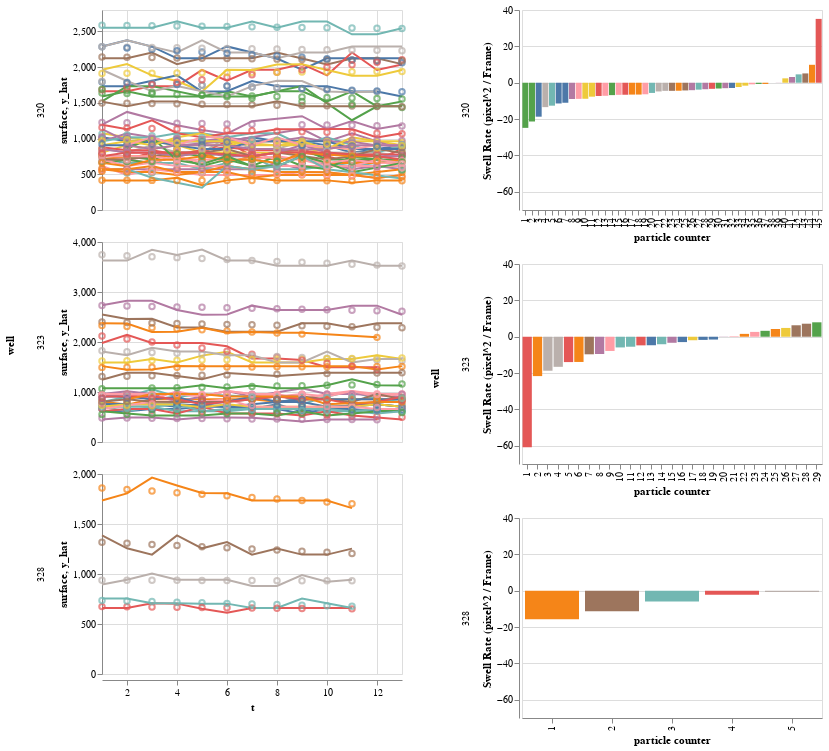

This figure's notebook cell:
### Code cell
# Parameters
memory = slider_memory.value
required_t_steps = slider_min_t_steps.value
max_se = slider_max_se.value
seed = slider_seed.value

# Load data
df = pd.read_csv(folder_path / 'output.csv', sep=';')

# Calculate centers
df['x'] = (df['x2'] + df['x1']) / 2
df['y'] = (df['y2'] + df['y1']) / 2

# Apply particle tracking
df = df.groupby('well').apply(tp.link, search_range=20, memory=memory, t_column='t').reset_index(drop=True)

# Filter for particles that have at least 10 timesteps
df = df[df.groupby(['well','particle'])['t'].transform('count') >= required_t_steps]

if len(df) == 0:
  raise Exception('Warning: no particles are left with these settings')

df = df.groupby(['well','particle']).apply(linear_reg)

# Remove particles with high t_se
df = df[df['param_t_se'] <= max_se]

processing_impact_graph(df)

### Figure 1 — Vega-Lite specification as saved in the notebook (floating-point values rounded to 4 significant figures; data arrays with more than 128 entries replaced by an {"elided": "..."} marker saying what was removed)
{"config": {"view": {"continuousWidth": 400, "continuousHeight": 300}}, "hconcat": [{"data": {"name": "data-e7a738206387b942ea27717630dbc280"}, "facet": {"row": {"type": "quantitative", "field": "well"}}, "spec": {"layer": [{"mark": "line", "encoding": {"color": {"type": "nominal", "field": "particle", "legend": null}, "tooltip": [{"type": "nominal", "field": "particle"}, {"type": "quantitative", "field": "param_t_se"}], "x": {"type": "quantitative", "field": "t"}, "y": {"type": "quantitative", "field": "surface"}}, "height": 200, "width": 300}, {"mark": "point", "encoding": {"color": {"type": "nominal", "field": "particle", "legend": null}, "tooltip": [{"type": "nominal", "field": "particle"}, {"type": "quantitative", "field": "param_t_se"}], "x": {"type": "quantitative", "field": "t"}, "y": {"type": "quantitative", "field": "y_hat"}}, "height": 200, "width": 300}]}, "resolve": {"scale": {"y": "independent"}}}, {"data": {"name": "data-b8eb169e4a41b887a672d573379d0d25"}, "facet": {"row": {"type": "quantitative", "field": "well"}}, "spec": {"mark": "bar", "encoding": {"color": {"type": "nominal", "field": "particle", "legend": null}, "tooltip": [{"type": "nominal", "field": "particle"}], "x": {"type": "ordinal", "field": "rank", "title": "particle counter"}, "y": {"type": "quantitative", "field": "param_t", "title": "Swell Rate (pixel^2 / Frame)"}}, "height": 200, "width": 300}, "resolve": {"scale": {"x": "independent"}}}], "$schema": "https://vega.github.io/schema/vega-lite/v4.0.0.json", "datasets": {"data-e7a738206387b942ea27717630dbc280": {"elided": "962 records"}, "data-b8eb169e4a41b887a672d573379d0d25": [{"well": 320, "particle": 0, "param_t": -11.01, "rank": 7.0}, {"well": 320, "particle": 1, "param_t": -0.666, "rank": 37.0}, {"well": 320, "particle": 3, "param_t": -3.553e-14, "rank": 38.0}, {"well": 320, "particle": 5, "param_t": -3.176, "rank": 30.0}, {"well": 320, "particle": 6, "param_t": -1.618, "rank": 34.0}, {"well": 320, "particle": 7, "param_t": 3.142, "rank": 41.0}, {"well": 320, "particle": 9, "param_t": -6.663, "rank": 15.0}, {"well": 320, "particle": 11, "param_t": -4.799, "rank": 21.0}, {"well": 320, "particle": 15, "param_t": -6.508, "rank": 18.0}, {"well": 320, "particle": 18, "param_t": -6.818, "rank": 14.0}, {"well": 320, "particle": 21, "param_t": -4.1, "rank": 26.0}, {"well": 320, "particle": 27, "param_t": -6.611, "rank": 16.0}, {"well": 320, "particle": 28, "param_t": -5.61, "rank": 20.0}, {"well": 320, "particle": 30, "param_t": -7.664, "rank": 11.0}, {"well": 320, "particle": 31, "param_t": -3.003, "rank": 31.0}, {"well": 320, "particle": 32, "param_t": -6.352, "rank": 19.0}, {"well": 320, "particle": 33, "param_t": -4.246, "rank": 25.0}, {"well": 320, "particle": 35, "param_t": -18.68, "rank": 3.0}, {"well": 320, "particle": 36, "param_t": -6.525, "rank": 17.0}, {"well": 320, "particle": 37, "param_t": 35.11, "rank": 45.0}, {"well": 320, "particle": 38, "param_t": -12.62, "rank": 5.0}, {"well": 320, "particle": 39, "param_t": -0.6732, "rank": 36.0}, {"well": 320, "particle": 40, "param_t": 2.417, "rank": 40.0}, {"well": 320, "particle": 41, "param_t": -8.959, "rank": 8.0}, {"well": 320, "particle": 42, "param_t": -0.8803, "rank": 35.0}, {"well": 320, "particle": 43, "param_t": 5.119, "rank": 43.0}, {"well": 320, "particle": 44, "param_t": -4.471, "rank": 22.0}, {"well": 320, "particle": 45, "param_t": -11.41, "rank": 6.0}, {"well": 320, "particle": 46, "param_t": -4.402, "rank": 24.0}, {"well": 320, "particle": 47, "param_t": -7.284, "rank": 12.0}, {"well": 320, "particle": 48, "param_t": -3.798, "rank": 27.0}, {"well": 320, "particle": 49, "param_t": -21.33, "rank": 2.0}, {"well": 320, "particle": 50, "param_t": -8.825, "rank": 10.0}, {"well": 320, "particle": 51, "param_t": -3.573, "rank": 28.0}, {"well": 320, "particle": 52, "param_t": -8.872, "rank": 9.0}, {"well": 320, "particle": 54, "param_t": -4.453, "rank": 23.0}, {"well": 320, "particle": 55, "param_t": -13.42, "rank": 4.0}, {"well": 320, "particle": 56, "param_t": -2.883, "rank": 32.0}, {"well": 320, "particle": 57, "param_t": 9.863, "rank": 44.0}, {"well": 320, "particle": 58, "param_t": -3.355, "rank": 29.0}, {"well": 320, "particle": 61, "param_t": -24.82, "rank": 1.0}, {"well": 320, "particle": 63, "param_t": -2.369, "rank": 33.0}, {"well": 320, "particle": 60, "param_t": 4.604, "rank": 42.0}, {"well": 320, "particle": 72, "param_t": -7.187, "rank": 13.0}, {"well": 320, "particle": 68, "param_t": 0.07689, "rank": 39.0}, {"well": 323, "particle": 0, "param_t": -1.743, "rank": 18.0}, {"well": 323, "particle": 1, "param_t": 4.246, "rank": 25.0}, {"well": 323, "particle": 4, "param_t": -4.133, "rank": 14.0}, {"well": 323, "particle": 7, "param_t": 0.1128, "rank": 20.0}, {"well": 323, "particle": 9, "param_t": 2.652, "rank": 23.0}, {"well": 323, "particle": 10, "param_t": 6.299, "rank": 27.0}, {"well": 323, "particle": 14, "param_t": -4.688, "rank": 13.0}, {"well": 323, "particle": 16, "param_t": -60.82, "rank": 1.0}, {"well": 323, "particle": 17, "param_t": -5.493, "rank": 11.0}, {"well": 323, "particle": 18, "param_t": 7.931, "rank": 29.0}, {"well": 323, "particle": 20, "param_t": 4.833, "rank": 26.0}, {"well": 323, "particle": 21, "param_t": -3.328, "rank": 15.0}, {"well": 323, "particle": 22, "param_t": 0.2934, "rank": 21.0}, {"well": 323, "particle": 23, "param_t": -9.666, "rank": 7.0}, {"well": 323, "particle": 24, "param_t": -18.69, "rank": 3.0}, {"well": 323, "particle": 25, "param_t": -1.554, "rank": 19.0}, {"well": 323, "particle": 26, "param_t": -21.65, "rank": 2.0}, {"well": 323, "particle": 27, "param_t": -13.95, "rank": 5.0}, {"well": 323, "particle": 28, "param_t": -5.886, "rank": 10.0}, {"well": 323, "particle": 29, "param_t": 3.253, "rank": 24.0}, {"well": 323, "particle": 30, "param_t": -1.933, "rank": 17.0}, {"well": 323, "particle": 31, "param_t": -9.511, "rank": 8.0}, {"well": 323, "particle": 32, "param_t": -7.834, "rank": 9.0}, {"well": 323, "particle": 33, "param_t": 7.164, "rank": 28.0}, {"well": 323, "particle": 34, "param_t": -16.55, "rank": 4.0}, {"well": 323, "particle": 35, "param_t": -2.952, "rank": 16.0}, {"well": 323, "particle": 36, "param_t": 1.571, "rank": 22.0}, {"well": 323, "particle": 37, "param_t": -4.747, "rank": 12.0}, {"well": 323, "particle": 46, "param_t": -13.88, "rank": 6.0}, {"well": 328, "particle": 1, "param_t": -15.74, "rank": 1.0}, {"well": 328, "particle": 3, "param_t": -2.251, "rank": 4.0}, {"well": 328, "particle": 4, "param_t": -5.969, "rank": 3.0}, {"well": 328, "particle": 10, "param_t": -11.25, "rank": 2.0}, {"well": 328, "particle": 11, "param_t": -0.6854, "rank": 5.0}]}}
